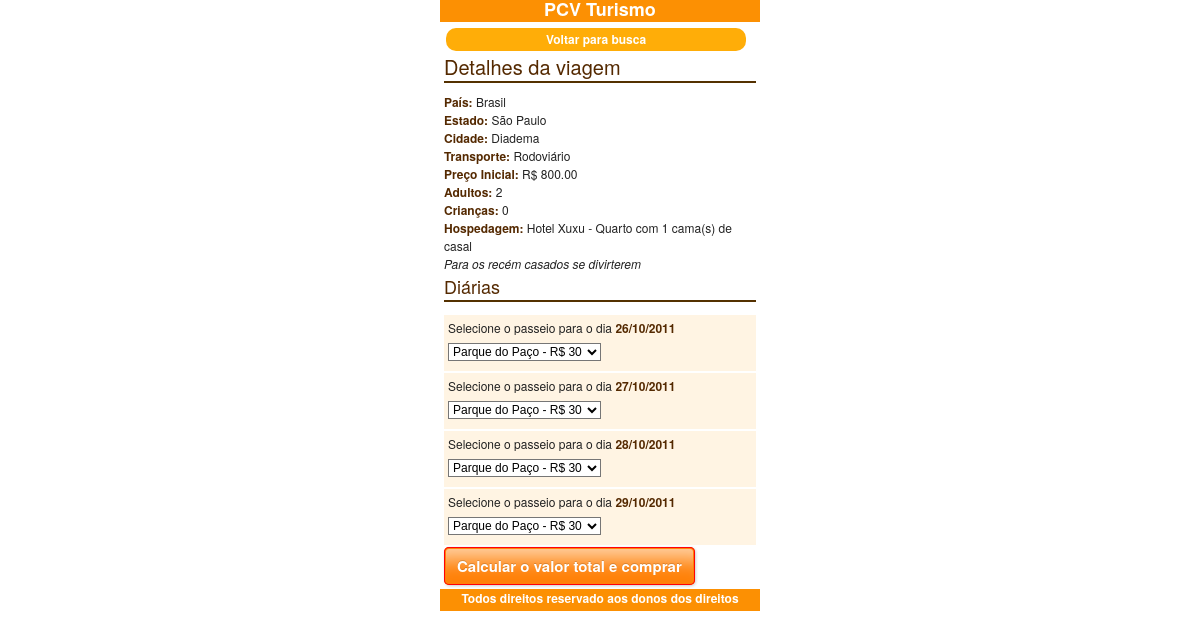
Page /mobile/packages/show/1 on the committed database.
### tables this page shows
CREATE TABLE `tour_package` (
  `id` int(11) NOT NULL AUTO_INCREMENT,
  `destination_id` int(11) NOT NULL,
  `transport_type` tinyint(4) NOT NULL,
  `passage_price_adult` decimal(6,2) NOT NULL,
  `passage_price_children` decimal(6,2) NOT NULL,
  `estimated_adult` tinyint(4) NOT NULL,
  `estimated_children` tinyint(4) NOT NULL,
  PRIMARY KEY (`id`),
  KEY `fk_tp_local` (`destination_id`),
  CONSTRAINT `fk_tp_local` FOREIGN KEY (`destination_id`) REFERENCES `local` (`id`) ON DELETE NO ACTION ON UPDATE NO ACTION
);

CREATE TABLE `hostel_room` (
  `id` int(11) NOT NULL AUTO_INCREMENT,
  `hostel_id` int(11) NOT NULL,
  `description` varchar(255) NOT NULL,
  `price` decimal(6,2) NOT NULL,
  `single_beds` tinyint(4) NOT NULL,
  `double_beds` tinyint(4) NOT NULL,
  PRIMARY KEY (`id`),
  KEY `fk_hr_hostel` (`hostel_id`),
  CONSTRAINT `fk_hr_hostel` FOREIGN KEY (`hostel_id`) REFERENCES `hostel` (`id`) ON DELETE NO ACTION ON UPDATE NO ACTION
);

CREATE TABLE `hostel` (
  `id` int(11) NOT NULL AUTO_INCREMENT,
  `local_id` int(11) NOT NULL,
  `name` varchar(80) NOT NULL,
  `description` varchar(255) DEFAULT NULL,
  PRIMARY KEY (`id`),
  KEY `fk_h_local` (`local_id`),
  CONSTRAINT `fk_h_local` FOREIGN KEY (`local_id`) REFERENCES `local` (`id`) ON DELETE NO ACTION ON UPDATE NO ACTION
);

CREATE TABLE `package_day` (
  `id` int(11) NOT NULL AUTO_INCREMENT,
  `tour_package` int(11) NOT NULL,
  `date` date NOT NULL,
  PRIMARY KEY (`id`),
  KEY `fk_pd_tour_package` (`tour_package`),
  CONSTRAINT `fk_pd_tour_package` FOREIGN KEY (`tour_package`) REFERENCES `tour_package` (`id`) ON DELETE NO ACTION ON UPDATE NO ACTION
);

### application/controllers/mobile/packages.php (called while the page is built, shortened)
<?php if ( ! defined('BASEPATH')) exit('No direct script access allowed');
class Packages extends CI_Controller {
	public function __construct(){
		$this->load->helper('url');
		$this->load->helper('form');
	}
	public function show($id){
		$this->load->model('package');
		$this->load->model('tour');
		$package = $this->package->get_detail($id);
		$data['package'] = $package;
		$data['tours'] = $this->tour->list_by_local($package->local_id);
		$this->load->view('layout/mobile/header');
		$this->load->view('mobile/packages/show',$data);
		$this->load->view('layout/mobile/footer');
	}
}

### index.php (called while the page is built, shortened)
<?php
require_once BASEPATH.'core/CodeIgniter'.EXT;

### application/models/package.php (called while the page is built, shortened)
<?php
class Package extends CI_Model {
	var $transport_type;
	public function get_transport_types(){
		return array( 1 => 'Aéreo', 2 => 'Rodoviário');
	}
	public function get_transport_type_str(){
		$types =  $this->get_transport_types();
		return $types[$this->transport_type];
	}
	public function get_detail($id){
		$this->db->select('*');
		$this->db->from('package_detail');
		$this->db->where('id',$id);
		$query = $this->db->get();
		return $query->row(0,'Package');
	}
	public function get_package_days(){
		$this->db->select('*');
		$this->db->from('package_day');
		$this->db->where('tour_package',$this->id);
		$query = $this->db->get();
		return $query->result('PackageDay');
	}
}

### application/models/packageday.php (called while the page is built, shortened)
<?php
class PackageDay extends CI_Model {
	var $date;
	public function date_br(){
		$date = explode('-',$this->date);
		return $date[2].'/'.$date[1].'/'.$date[0];
	}
	public function rooms_first(){
		$this->db->select('hr.id,hr.hostel_id,hr.description,hr.price,hr.single_beds,hr.double_beds, h.name');
		$this->db->from('hostel_room hr');
		$this->db->join('package_day_room pdr','pdr.hostel_room_id = hr.id');
		$this->db->join('hostel h','h.id = hr.hostel_id');
		$this->db->where('pdr.package_day_id',$this->id);
		$query = $this->db->get();
		return $query->row(0,'Room');
	}
}

### application/models/room.php (called while the page is built, shortened)
<?php
class Room extends CI_Model {
	var $single_beds;
	var $double_beds;
	public function get_beds_description(){
		$rooms_message = "";
		if($this->single_beds && $this->double_beds)
			$rooms_message = "Quarto com {$this->single_beds} cama(s) de solteiro e {$this->double_beds} de casal";
		else if($this->single_beds)
			$rooms_message = "Quarto com {$this->single_beds} cama(s) de solteiro";
		else if($this->double_beds)
			$rooms_message = "Quarto com {$this->double_beds} cama(s) de casal";
		return $rooms_message;
	}
}

### application/models/tour.php (called while the page is built, shortened)
<?php
class Tour extends CI_Model {
	var $price_adult;
	var $price_children;
	public function price_total_br($adults, $childrens ){
		return 'R$ '.round(($this->price_adult*$adults)+($this->price_children*$childrens),2);
	}
	public function list_by_local($local_id){
		$this->db->select('*');
		$this->db->from('tour');
		$this->db->where('local_id',$local_id);
		$query = $this->db->get();
		return $query->result('Tour');
	}
}

### application/views/mobile/packages/show.php (the view, shortened to what this page needs)
<?php
	$days = $package->get_package_days();
	$room = $days[0]->rooms_first();
	$tours_options = array();
	if(count($tours)){
		foreach($tours as $tour){
			$tours_options[$tour->id] = "{$tour->name} - {$tour->price_total_br($package->estimated_adult, $package->estimated_children)}";
		}
	}
?>
<h1>Detalhes da viagem</h1>
<ul class="fields-list">
	<li>
		<strong>País:</strong> <?=$package->country?>
	</li>
	<li>
		<strong>Estado:</strong> <?=$package->state?>
	</li>
	<li>
		<strong>Cidade:</strong> <?=$package->city?>
	</li>
	<li>
		<strong>Transporte:</strong> <?=$package->get_transport_type_str()?>
	</li>
	<li>
		<strong>Preço Inicial:</strong>  R$ <?=$package->min_price?>
	</li>
	<li>
		<strong>Adultos:</strong> <?=$package->estimated_adult?>
	</li>
	<li>
		<strong>Crianças:</strong> <?=$package->estimated_children?>
	</li>
	<li>
		<strong>Hospedagem:</strong>
		<?=$room->name?> -
		<?=$room->get_beds_description()?> <br/>
		<em><?=$room->description?></em>
	</li>
</ul>
<h2> Diárias </h2>
<form action="mobile/client/checkout" method="POST">
<ul class="list">
<?php foreach($days as $day): ?>
	<li>
		<p>
			Selecione o passeio para o dia<strong> <?=$day->date_br()?></strong> <br/>
			<?=form_dropdown('tours[]',$tours_options)?>
		</p>
	</li>
<?php endforeach; ?>
</ul>
	<input type="submit" class="button" value="Calcular o valor total e comprar" />
</form>

### css/blueprint/screen.css (style rules this page uses)
html { margin:0;padding:0;border:0; }
body, div, span, object, iframe, h1, h2, h3, h4, h5, h6, p, blockquote, pre, a, abbr, acronym, address, code, del, dfn, em, img, q, dl, dt, dd, ol, ul, li, fieldset, form, label, legend, table, caption, tbody, tfoot, thead, tr, th, td, article, aside, dialog, figure, footer, header, hgroup, nav, section { margin:0;padding:0;border:0;font-size:100%;font:inherit;vertical-align:baseline; }
body { line-height:1.5;background:white; }
html { font-size:100.01%; }
body { font-size:75%;color:#222;background:#fff;font-family:"Helvetica Neue", Arial, Helvetica, sans-serif; }
h1, h2, h3, h4, h5, h6 { font-weight:normal;color:#111; }
h1 { font-size:3em;line-height:1;margin-bottom:0.5em; }
h2 { font-size:2em;margin-bottom:0.75em; }
p { margin:0 0 1.5em; }
strong, dfn { font-weight:bold; }
em, dfn { font-style:italic; }
ul, ol { margin:0 1.5em 1.5em 0;padding-left:1.5em; }
ul { list-style-type:disc; }
select { background-color:#fff;border-width:1px;border-style:solid; }
input[type=text], input[type=password], input[type=url], input[type=email], input.text, input.title, textarea, select { margin:0.5em 0; }

### css/blueprint/print.css (style rules this page uses)
body { line-height:1.5;font-family:"Helvetica Neue", Arial, Helvetica, sans-serif;color:#000;background:none;font-size:10pt; }
h1, h2, h3, h4, h5, h6 { font-family:"Helvetica Neue", Arial, "Lucida Grande", sans-serif; }

### css/mobile/custom.css (style rules this page uses)
body { background-color:#FFF; }
strong { color: #542900; }
section h1 { color: #542900; font-size:20px; padding-bottom:4px; border-bottom: solid 2px #543100; }
section h2 { color: #542900; font-size:18px; border-bottom: solid 2px #543100; }
.list { margin: 0; padding: 0; list-style-type: none; width:100%; }
.list p { margin: 0px; }
.list li { background-color: #FFF4E3; margin-bottom:2px; padding:4px; }
.fields-list { margin: 0; padding: 0; list-style-type: none; width:100%; }
select { font-size:12px; }
.button { border: none; background: #FF8108; color: #fff; font-size: 15px; font-family: "Helvetica Neue", Arial, Helvetica, Geneva, sans-serif; cursor: pointer; padding: 8px 13px; font-weight: bold; }
.button { border-radius: 5px; text-shadow: 0 -1px 0 rgba(0,0,0,0.15); box-shadow: 0 0 0 1px #FF8108 inset, 0 0 0 2px #FF8108 inset, 0 30px 20px -18px rgba(255,255,255,0.65) inset, 1px 1px 3px rgba(0,0,0,0.2) ; -webkit-border-radius: 5px; -webkit-text-shadow: 0 -1px 0 rgba(0,0,0,0.15); -webkit-box-shadow: 0 0 0 1px #FF0008 inset, 0 0 0 2px #FF8108 inset, 0 30px 20px -18px rgba(255,255,255,0.65) inset, 1px 1px 3px rgba(0,0,0,0.2) ; }

### rows in the picture
tour_package: transport_type "Rodoviário", estimated_adult "2", estimated_children "0"
hostel_room: hostel.name "Hotel Xuxu", double_beds "Quarto com 1 cama(s) de casal", description "Para os recém casados se divirterem"
package_day: date "27/10/2011"
package_day: date "28/10/2011"

### other values in the picture
$value "Voltar para busca"
$package->country "Brasil"
$package->state "São Paulo"
$package->city "Diadema"
$package->min_price "800.00"
$day->date_br() "26/10/2011"
$day->date_br() "29/10/2011"
